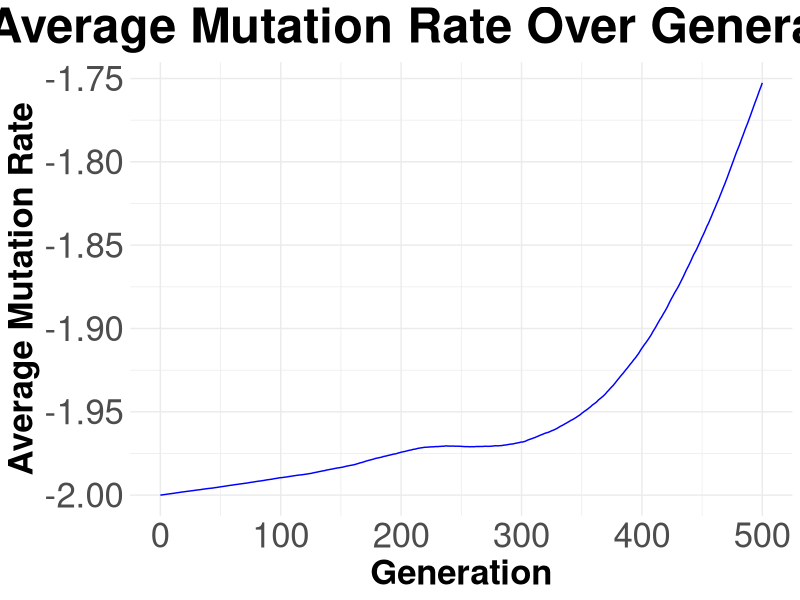
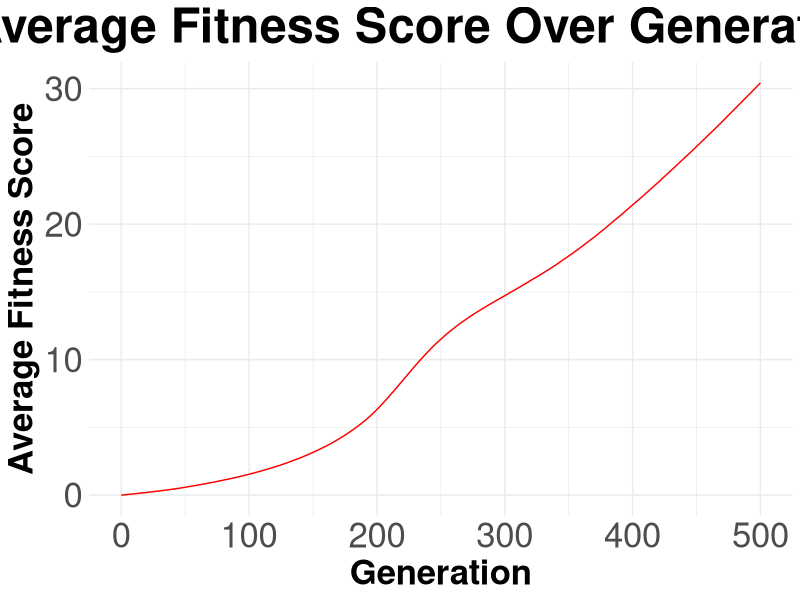
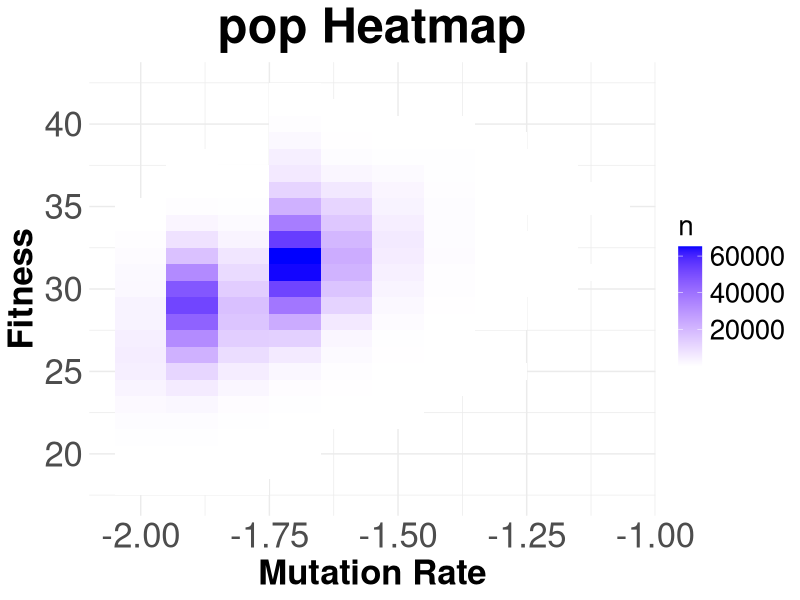

The R source for these figures, in order:
library(tidyverse)

# Reproduction function
reproduce <- function(pop, s) {
  pop$n <- rpois(nrow(pop), lambda = pop$n * (1 + s) ^ pop$w)
  return(pop)
}

do_mutations <- function(offspring, p_vec, jump) {
  # Calculate the total number of mutants and non-mutants
  if (max(10^offspring$mu) > 1) {
    stop("Mutation rate is too high!")
  }
  mutants <- rbinom(nrow(offspring), offspring$n, 10^offspring$mu)
  non_mutants <- offspring$n - mutants

  # Generate counts for each mutation type, and combine with non-mutants
  # m_counts <- sapply(mutants, function(x) rmultinom(1, size = x, prob = p_vec))
  # create m_counts this time with tryCatch and print x if there is an error
  m_counts <- sapply(mutants, function(x) tryCatch(rmultinom(1, size = x, prob = p_vec), error = function(e) print(x)))
  
  class_counts <- rbind(non_mutants, m_counts)
  # Create a data frame for the next generation
  next_gen <- data.frame(
    mu = rep(offspring$mu, each = 5) + jump * c(0, 1, -1, 0, 0),
    w = rep(offspring$w, each = 5) + c(0, 0, 0, 1, -1),
    n = as.vector(class_counts)
  )

  # Merge classes with same mu and fitness
  next_gen <- next_gen %>%
    group_by(mu, w) %>%
    summarize(n = sum(n), .groups = "drop")
  return(next_gen)
}

# Selection function
selection <- function(next_gen, size) {
  # Keep pop size constant
  current_pop <- sum(next_gen$n)
  next_gen$n <- rbinom(nrow(next_gen), next_gen$n, min(1, size / current_pop))
  # Remove classes with zero n
  next_gen <- next_gen %>%
    filter(n > 0)
  return(next_gen)
}

evolve <- function(
  size = 1e2, # Number of individuals in the population
  init_mu = -2, # Since we are storing it in log10 format
  init_w = 0, # Represented by the net number of beneficial mutations
  a = 0.1, # Proportion of mutations that affect mutation rate
  p_mu_up = 0.5, # Proportion of mutations that increase mutation rate
  jump = 1e-1, # Size of mutation rate change, increase or decrease
  p_w_up = 0.1, # Proportion of mutations that increase fitness
  generations = 1e1, # Number of generations to simulate
  s = 1e-2 # Parameter for fitness advantage/disadvantage
) {
  # Initialize pop
  pop <- data.frame(
    mu = init_mu,   # log10 of initial mutation rate
    w = init_w,    # initial fitness
    n = size    # initial pop size
  )
  # Initialize data frame for statistics
  stats <- data.frame(generation = 0:generations, mu = init_mu, w = init_w)
  # Calculate probabilities of each type of mutation
  p_vec <- c(a * c(p_mu_up, 1 - p_mu_up), (1 - a) * c(p_w_up, 1 - p_w_up))

# Simulation loop
for (i in 1:generations) {
  # Step 1: Reproduction
  tryCatch({
    offspring <- reproduce(pop, s)
  }, error = function(e) {
    stop(paste("Error in reproduce function at generation", i, ":", e$message))
  })

  # Step 2: Mutation
  tryCatch({
    next_gen <- do_mutations(offspring, p_vec, jump)
  }, error = function(e) {
    stop(paste("Error in do_mutations function at generation", i, ":", e$message))
  })

  # Step 3: Selection
  tryCatch({
    pop <- selection(next_gen, size)
  }, error = function(e) {
    stop(paste("Error in selection function at generation", i, ":", e$message))
  })
  
  if (nrow(pop) == 0) {
    print("Population went extinct!")
    break
  }

  # Save statistics for this generation
  tryCatch({
    stats[stats$generation == i, "mu"] <- weighted.mean(pop$mu, pop$n)
    stats[stats$generation == i, "w"] <- weighted.mean(pop$w, pop$n)
  }, error = function(e) {
    stop(paste("Error in saving statistics at generation", i, ":", e$message))
  })
}

  return(list(pop = pop, stats = stats))
}

# Save the pop and statistics
system.time({results <- evolve(size = 1e6, generations = 5e2, p_mu_up = 1, p_w_up = 1)})
pop <- results$pop
stats <- results$stats

# Plot average mutation rate over generations
ggplot(stats, aes(x = generation)) +
  geom_line(aes(y = mu), color = "blue") +
  labs(x = "Generation", y = "Average Mutation Rate",
       title = "Average Mutation Rate Over Generations") +
  theme_minimal() +
  theme(
      plot.title = element_text(size = 35, face = "bold", hjust = 0.5),
      axis.title = element_text(size = 25, face = "bold"),
      axis.text = element_text(size = 25),
      legend.title = element_text(size = 20),
      legend.text = element_text(size = 20)
    )

# Plot average fitness score over generations
ggplot(stats, aes(x = generation)) +
  geom_line(aes(y = w), color = "red") +
  labs(x = "Generation", y = "Average Fitness Score",
       title = "Average Fitness Score Over Generations") +
  theme_minimal() +
  theme(
      plot.title = element_text(size = 35, face = "bold", hjust = 0.5),
      axis.title = element_text(size = 25, face = "bold"),
      axis.text = element_text(size = 25),
      legend.title = element_text(size = 20),
      legend.text = element_text(size = 20)
    )

# Plot a heatmap of the pop
ggplot(pop, aes(x = mu, y = w)) +
  geom_tile(aes(fill = n)) +
  scale_fill_gradient(low = "white", high = "blue") +
  labs(x = "Mutation Rate", y = "Fitness",
       title = "pop Heatmap") +
  theme_minimal() +
  theme(
      plot.title = element_text(size = 35, face = "bold", hjust = 0.5),
      axis.title = element_text(size = 25, face = "bold"),
      axis.text = element_text(size = 25),
      legend.title = element_text(size = 20),
      legend.text = element_text(size = 20)
    )
